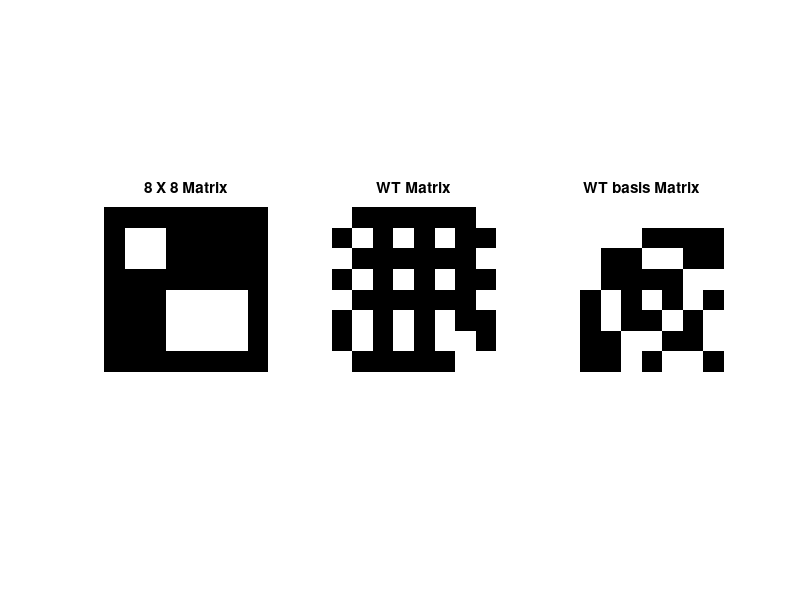

Write MATLAB code to recreate this figure.
% 3. On sample artificial, 8X8 image, take the WT.
% Print the image & transform matrix side by side 

clc
clear
f = zeros(8);
f(5:7,4:7)=250;
f(2:3,2:3)=120;
[M,N]=size(f);
sum=0;
F=zeros(M,N);
basis=ones(M,M);
n=log2(M);
for u=0:(M-1)
    for x=0:(M-1)
        binx=dec2bin(x,n);
        binu=dec2bin(u,n);
        for i=1:n
            val=(binx(n-i+1)*binu(i));
            basis(x+1,u+1)=basis(x+1,u+1)*((-1)^val);
        end
    end
end
F(:,:)=basis*double(f(:,:))*basis.'/M;
screen_size = get(0, 'ScreenSize');
f1=figure(1);
set(f1, 'Position', [0 0 screen_size(3) screen_size(4) ] );
subplot(1,3,1)
imshow(f),title('8 X 8 Matrix');
subplot(1,3,2)
imshow(F),title('WT Matrix');
subplot(1,3,3)
imshow(basis),title('WT basis Matrix');
